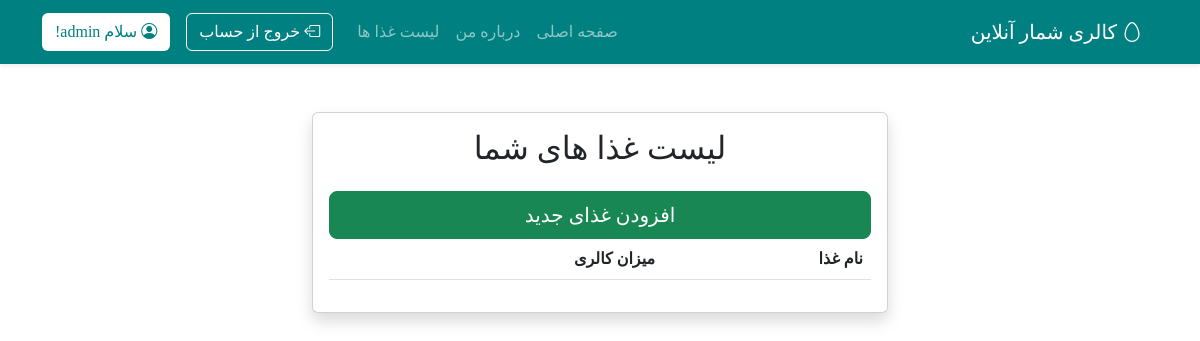
The app's page /manage/fooditem_list/ (signed in), older data.
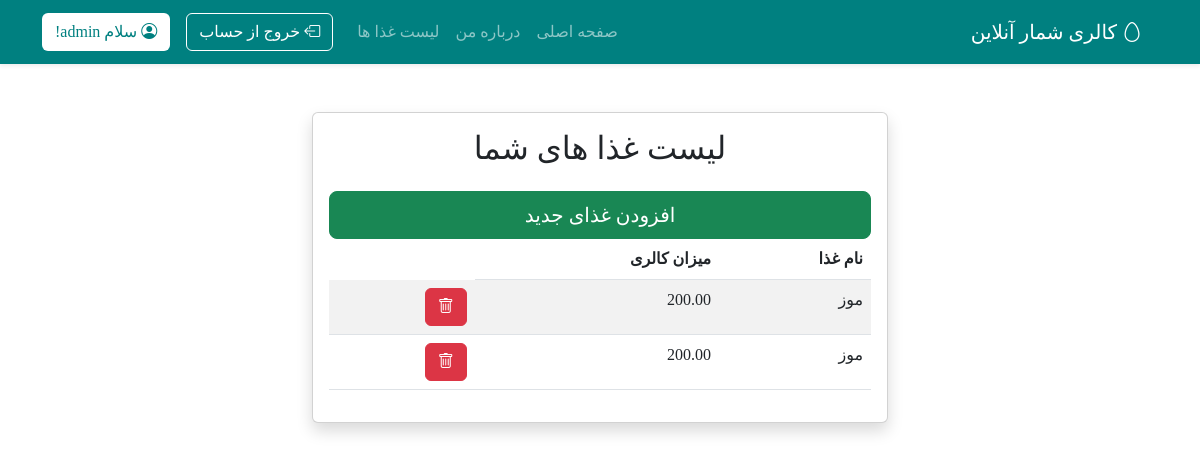
The same page, newer data.
### accounts/models.py (models this page shows)
class CustomUser(AbstractUser):
    calorie_goal = models.DecimalField(max_digits=6, decimal_places=2, blank=True, default=2000.00)

### tracker/models.py (models this page shows, shortened)
class fooditem(models.Model):
    name = models.CharField(max_length=200)
    calorie = models.DecimalField(
        max_digits=5, decimal_places=2, default=0, blank=True)
    person = models.ForeignKey(CustomUser, on_delete=models.CASCADE)

### tracker/views.py (the view)
# urls.py: path('fooditem_list/', FoodItemListView, name='fooditem_list'),
@login_required(login_url='login')
def FoodItemListView(request):
    FoodList = fooditem.objects.filter(person=request.user)
    context = {
        'FoodList': FoodList,
    }
    return render(request, 'fooditem_list.html', context)

### templates/fooditem_list.html (shortened to what this page needs)
{% extends 'base.html' %}
{% block content %}
    <div class="container mt-5 w-50">
        <div class="card shadow">
            <div class="card-body">
                <h2 class="text-center">لیست غذا های شما</h2>
                <a href="{% url 'fooditem_new' %}"
                        class="w-100 mt-3 btn btn-lg btn-success">افزودن غذای جدید</a>
                    <table class="table table-striped table-hover">
                        <thead>
                            <tr>
                              <th scope="col">نام غذا</th>
                              <th scope="col">میزان کالری</th>
                            </tr>
                        </thead>
                        <tbody>
                        {% for fooditem in FoodList %}
                            <tr>
                                <td>{{ fooditem.name }}</td>
                                <td>{{ fooditem.calorie }}</td>
                                <td>
                                    <form method="post">
                                        <a href="{% url 'fooditem_delete' fooditem.pk %}"
                                        class="btn btn-danger"><i class="bi bi-trash"></i></a>
                                    </form>
                                </td>
                            </tr>
                        {% endfor %}
                        </tbody>
                    </table>
            </div>
        </div>
    </div>
{% endblock content %}

### templates/base.html (shortened to what this page needs)
{% load static %}
<!DOCTYPE html>
<html lang="en">
  <head>
    <link href="https://cdn.jsdelivr.net/npm/bootstrap@5.3.0-alpha1/dist/css/bootstrap.min.css"
          rel="stylesheet"
/>
    <link rel="stylesheet"
          href="https://cdn.jsdelivr.net/npm/bootstrap-icons@1.10.3/font/bootstrap-icons.css"/>
    <link rel="stylesheet" href="{% static 'style.css' %}"/>
  </head>
  <body dir="rtl">
    <div class="shadow-sm">
      <nav class="navbar navbar-expand-lg navbar-dark" data-bs-theme="dark">
        <div class="container-xl py-1">
          <a class="navbar-brand" href="{% url 'home' %}">
            <i class="bi-egg"></i>
          کالری شمار آنلاین</a>
          <div class="collapse navbar-collapse" id="navbarsExample07XL">
            <ul class="navbar-nav me-auto mb-2 mb-lg-0">
              <li class="nav-item">
                <a class="nav-link" href="{% url 'home' %}">صفحه اصلی</a>
              </li>
              <li class="nav-item">
                <a class="nav-link" href="{% url 'about' %}">درباره من</a>
              </li>
              {% if user.is_authenticated %}
              <li class="nav-item">
                <a class="nav-link" href="{% url 'fooditem_list' %}">لیست غذا ها</a>
              </li>
              {% endif %}
            </ul>
            {% if user.is_authenticated %}
              <a href="{% url 'logout' %}" class="btn loginbtn mx-3"><i class="bi-box-arrow-left"></i> خروج از حساب</a>
              <a href="#" class="btn registerbtn"><i class="bi-person-circle"></i> سلام {{ user.username }}!</a>
            {% else %}
              <a href="{% url 'login' %}" class="btn loginbtn mx-3"><i class="bi-box-arrow-in-right"></i> ورود</a>
              <a href="{% url 'signup' %}" class="btn registerbtn"><i class="bi-person-plus"></i> ثبت نام</a>
            {% endif %}
          </div>
        </div>
      </nav>
    </div>
    {% block content %}
    {% endblock content %}
  </body>
</html>

### static/style.css (style rules this page uses)
:root { --color-primary: teal; --color-secondary: rgb(0, 104, 104); --color-hover: rgb(234, 234, 234); }
:root { --font-default: "Shabnam"; }
body { font-family: var(--font-default); }
nav { background-color: var(--color-primary); }
.loginbtn { border-color: white; color: white; margin-left: 10px; }
.registerbtn { background: white; color: var(--color-primary); }

Row changes from the older to the newer data that the page shows:
added fooditem: name "موز", calorie "200.00"
added fooditem: name "موز", calorie "200.00"
